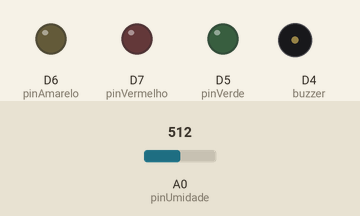
Bench run of a sketch on a simulated ESP8266 (NodeMCU). On the bench: output pins drawn as LEDs (lit = HIGH), buzzer (waves = sounding). Inputs (shaded band) come from the test bench; at power-on: A0 (pinUmidade) = 512. WiFi joins after 1.5 s; servers stay silent unless stated; uploads are accepted with an empty reply; what the sketch prints to the serial monitor is not drawn.

Above: at 0.0 s.
At 11.6 s:
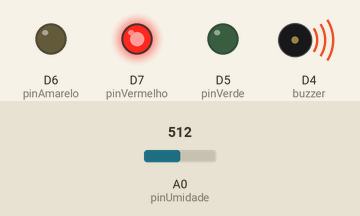
At 128.4 s:
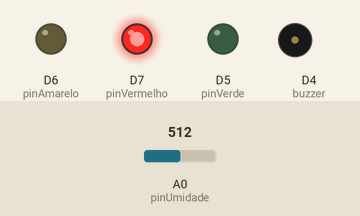
Timing chart, 0 to 129.9 s (numbered marks = the images above):
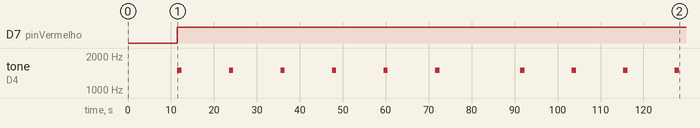

Measured:
- by itself, D7 (pinVermelho): LOW → HIGH at 11.5 s
- by itself, tone on D4 (buzzer): goes 5 × (1500 Hz 1.0 s, silent 11.0 s), 1500 Hz 1.0 s, silent 18.8 s, 3 × (1500 Hz 1.0 s, silent 11.0 s), 1500 Hz 1.0 s, then silent

The sketch:

sensorUmidade_eeprom_teste1.ino
```cpp
//    CONSTANTES DE CONEXAO
#include <ESP8266WiFi.h>
const char* ssid     = "Ramos1"; //nome da Rede na qual se está conectado
const char* password = "13021969"; //senha da Rede na qual se está conectado
const char* host = "10.0.10.211"; //host ao qual será enviado os dados (neste caso será o IP, servidor local, mas poderia ser o endereço de um site)

#define pinUmidade A0
#define pinVerde D5
#define pinAmarelo D6
#define pinVermelho D7
#define buzzer D4

//    LIMITES DE UMIDADE DO SOLO
#define MINIMO 15
#define MEDIO 25
#define MAXIMO 100

float sensor1; //SENSOR DE UMIDADE(HIGROMETRO);
float sensor2 = 0; //PRECIPITAÇÃO
float sensor3 = 0; //DESLOCAMENTO (TILTEMITER)

bool minimo = false;
bool medio = false;
bool maximo = false;

unsigned long tempo = 0;
const long intervalo = 10; // intervalo para cada leitura
const long duracao = 60; // tempo limite de execução cada intervalo

uint8_t valor_umidade;
uint8_t umidade;
uint8_t umid[(duracao/intervalo)];
int cont = 0;
int posicao = duracao/intervalo;

void showVariables() {
  // Exibe variaveis
  Serial.print("Umidade = "); Serial.println(umidade);
}

void setup() {
  Serial.begin(9600); //inicio da comunicação entre Arduino e PC -> velocidade: bits/segundo

  pinMode(pinUmidade, INPUT);
  pinMode(pinVerde, OUTPUT);
  pinMode(pinAmarelo, OUTPUT);
  pinMode(pinVermelho, OUTPUT);
  pinMode(buzzer, OUTPUT);

  delay(10);

  // INICIO DA CONEXAO COM O WIFI

  Serial.println(); //na tela Serial, ira apenas pular uma linha
  Serial.println();
  Serial.print("Conectando com "); //na tela Serial, ira imprimir a frase
  Serial.println(ssid); //na tela Serial, ira imprimir o nome da rede wifi

  WiFi.mode(WIFI_STA);
  WiFi.begin(ssid, password);

  while (WiFi.status() != WL_CONNECTED) {
    delay(500);
    Serial.print(".");
  }

  Serial.println("");
  Serial.println("WiFi conectado");
  Serial.println("Endereço IP: ");
  Serial.println(WiFi.localIP());
}


void loop()
{
  tempo=tempo+1;
  delay(1000);
  if(tempo <= duracao)
  {
    if(tempo % intervalo == 0)
    {
      valor_umidade = (100 - ((analogRead(pinUmidade) * 100) / 1024));
      Serial.print("valor umidade = "); Serial.print(valor_umidade);
      verificaNivelUmidade(valor_umidade);
      umid[cont] = valor_umidade;
      cont++;

        // =========================================== NORMALIDADE =================================================

        if(minimo){
          Serial.print(" -- Nivel Seguro\n");
          digitalWrite(pinVerde, HIGH);
          digitalWrite(pinAmarelo, LOW);
          digitalWrite(pinVermelho, LOW);
        }

        // =========================================== ATENCAO =====================================================
        if(medio){
          Serial.print(" -- Nivel Moderado\n");
          digitalWrite(pinVerde, LOW);
          digitalWrite(pinAmarelo, HIGH);
          digitalWrite(pinVermelho, LOW);

          tone(buzzer,500);
          delay(1000); //Em delay esperamos um segundo para avançar para a próxima linha
          noTone(buzzer); //Desligamos o Buzzer
          delay(1000);
        }

        // =========================================== PERIGO ======================================================
        if(maximo)
        {
          Serial.print(" -- Nivel Critico\n");
          digitalWrite(pinVerde, LOW);
          digitalWrite(pinAmarelo, LOW);
          digitalWrite(pinVermelho, HIGH);

          tone(buzzer,1500);
          delay(1000); //Em delay esperamos um segundo para avançar para a próxima linha
          noTone(buzzer); //Desligamos o Buzzer
          delay(1000);
       }
    }
  }
  if(tempo == duracao) // SALVA NA PAGINA WEB
  {
    Serial.print("\nChegou ao final de um ciclo, de: ");
    Serial.print(duracao);
    Serial.print("segundos \n\n");
    Serial.print("--- Dados da EEPROM\n");

    //SALVAR NA PAGINA WEB

      for(cont = 0; cont < posicao; cont++)
      {
       //=========================================================================================
       //                         ESPAÇO RESERVADO PARA LEITURA DOS SENSORES

          sensor1 = umid[cont];
          sensor2+=0;
          sensor3+=0;

          umidade  = umid[cont]; //COMENTAR ESTA PARTE, NO CASO DO SUCESSO
          showVariables(); //COMENTAR
      //=========================================================================================

          Serial.print("Conectando com ");
          Serial.println(host); //endereço de IP do computador

          // USO DA CLASSE WiFiClient PRA CRIAR A CONEXAO TCP
          WiFiClient client;
          const int httpPort = 80; //porta com a qual haverá conexao. Se for um servidor local com uma porta diferente
          if (!client.connect(host, httpPort)) { //tenta conexao, se não for possivel conecta novamente
            Serial.println("Falha na Conexao");
            return;
          }

          //CRIAÇÃO DE UMA URI() PARA A REQUISIÇÃO
          // URI: padrao para identificacao de documentos com uma curta sequencia de numero, letras e simbolos
          String url = "/sistemaLogin/salvardados.php?"; //php que receberá os valores lidos
                  url += "sensor1=";
                  url += sensor1;
                  url += "&sensor2=";
                  url += sensor2;
                  url += "&sensor3=";
                  url += sensor3;

          Serial.print("Requesitando URL: ");
          Serial.println(url);

          //SERÁ ENVIADO UMA REQUISIÇÃO PARA O SERVIDOR
          client.print(String("GET ") + url + " HTTP/1.1\r\n" +
                       "Host: " + host + "\r\n" + //host definido acima, IP local
                       "Connection: close\r\n\r\n"); //finaliza a conexao

          // VERIFICA O TEMPO DA SOLICITAÇÃO FEITA, O QUANTO A SOLICITAÇÃO DEMORA, PARA EVITAR QUE TRAVE O MICROCONTROLADOR
          unsigned long timeout = millis();
          while (client.available() == 0) {
            if (millis() - timeout > 5000) {
              Serial.println(">>> Client Timeout !");
              client.stop();
              return;
            }
          }

          // CAPTURA O QUE RETORNOU DO SERVIDOR
          while (client.available()) {
            String line = client.readStringUntil('\r');
          }
      }

    //APAGAR OS DADOS ATUAIS DA EEPROM

      for(cont = 0; cont < posicao; cont++)
      {
        umid[cont] = 0;
      }

      tempo = 0;
      cont = 0;
  }

  minimo = false;
  medio = false;
  maximo = false;
}

void verificaNivelUmidade(int valor_umidade){
  //Nivel Seguro
  if (valor_umidade >= 0 && valor_umidade <= MINIMO) {
    minimo = true;
  }
  //Nivel Moderado
  if (valor_umidade> MINIMO && valor_umidade <= MEDIO) {
    medio = true;
  }
  //Nivel Critico
  if (valor_umidade > MEDIO && valor_umidade <= MAXIMO) {
    maximo = true;
  }
}
```
